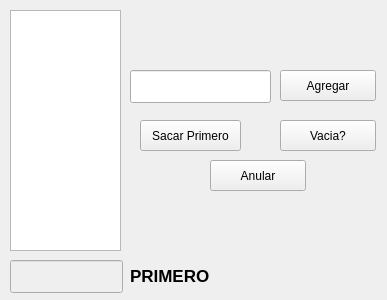
<?xml version="1.0" encoding="UTF-8"?>
<ui version="4.0">
 <class>Colas</class>
 <widget class="QWidget" name="Colas">
  <property name="geometry">
   <rect>
    <x>0</x>
    <y>0</y>
    <width>387</width>
    <height>300</height>
   </rect>
  </property>
  <property name="windowTitle">
   <string>Form</string>
  </property>
  <widget class="QLabel" name="label">
   <property name="geometry">
    <rect>
     <x>130</x>
     <y>260</y>
     <width>81</width>
     <height>31</height>
    </rect>
   </property>
   <property name="font">
    <font>
     <pointsize>13</pointsize>
     <weight>75</weight>
     <bold>true</bold>
    </font>
   </property>
   <property name="text">
    <string>PRIMERO</string>
   </property>
  </widget>
  <widget class="QPushButton" name="pushButton">
   <property name="geometry">
    <rect>
     <x>280</x>
     <y>70</y>
     <width>96</width>
     <height>31</height>
    </rect>
   </property>
   <property name="text">
    <string>Agregar</string>
   </property>
  </widget>
  <widget class="QPushButton" name="pushButton_2">
   <property name="geometry">
    <rect>
     <x>140</x>
     <y>120</y>
     <width>101</width>
     <height>31</height>
    </rect>
   </property>
   <property name="text">
    <string>Sacar Primero</string>
   </property>
  </widget>
  <widget class="QLineEdit" name="txtTope">
   <property name="enabled">
    <bool>false</bool>
   </property>
   <property name="geometry">
    <rect>
     <x>10</x>
     <y>260</y>
     <width>113</width>
     <height>33</height>
    </rect>
   </property>
  </widget>
  <widget class="QLineEdit" name="txtValor">
   <property name="enabled">
    <bool>true</bool>
   </property>
   <property name="geometry">
    <rect>
     <x>130</x>
     <y>70</y>
     <width>141</width>
     <height>33</height>
    </rect>
   </property>
  </widget>
  <widget class="QPushButton" name="pushButton_4">
   <property name="geometry">
    <rect>
     <x>280</x>
     <y>120</y>
     <width>96</width>
     <height>31</height>
    </rect>
   </property>
   <property name="text">
    <string>Vacia?</string>
   </property>
  </widget>
  <widget class="QListWidget" name="list">
   <property name="geometry">
    <rect>
     <x>10</x>
     <y>10</y>
     <width>111</width>
     <height>241</height>
    </rect>
   </property>
  </widget>
  <widget class="QPushButton" name="pushButton_5">
   <property name="geometry">
    <rect>
     <x>210</x>
     <y>160</y>
     <width>96</width>
     <height>31</height>
    </rect>
   </property>
   <property name="text">
    <string>Anular</string>
   </property>
  </widget>
 </widget>
 <resources/>
 <connections/>
</ui>
